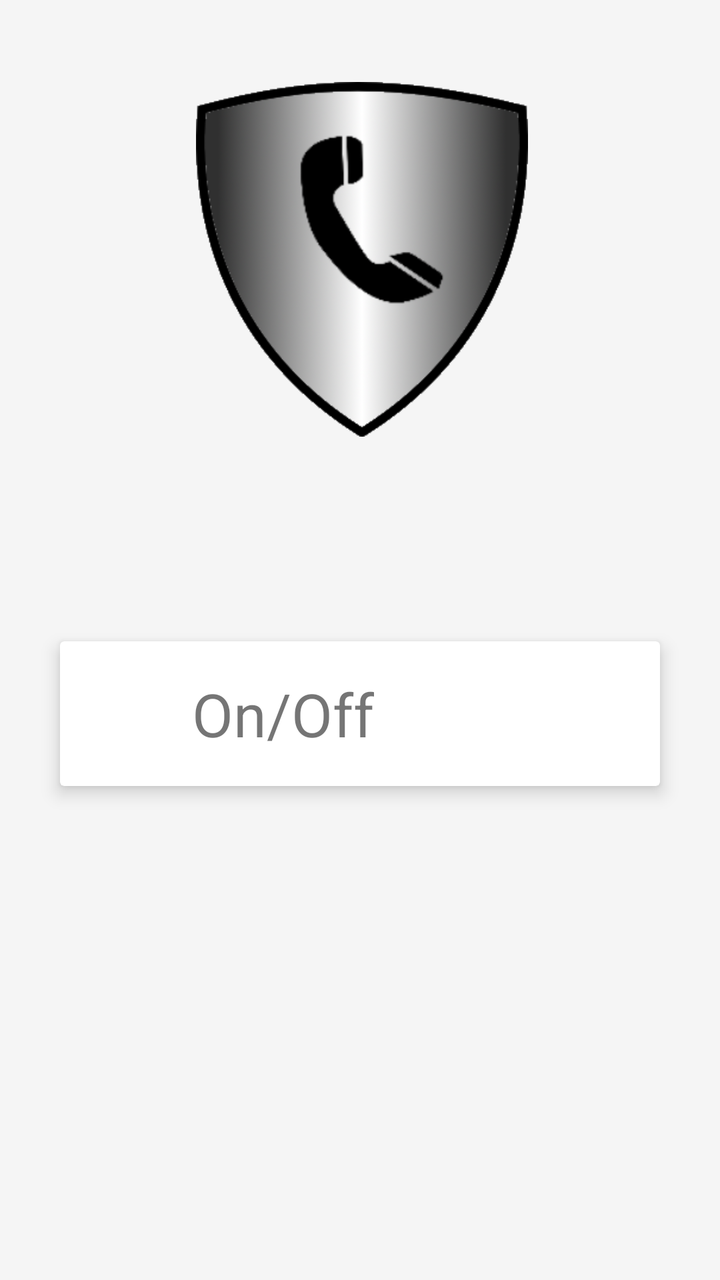
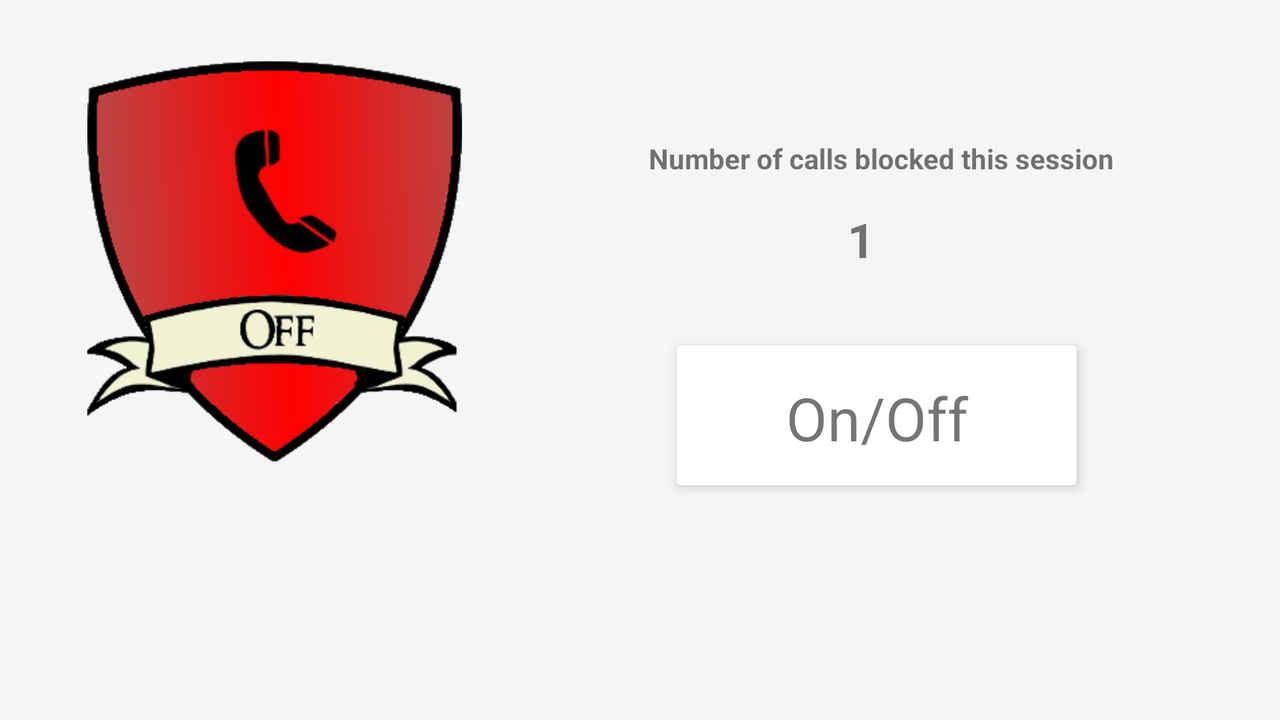

First picture: res/layout/ on a phone held upright. Second picture: the repository's own variant of that layout, on a device whose configuration matches the variant's folder. Source for both follows.
<!-- AndroidManifest.xml: application theme AppTheme -->
<!-- res/layout/fragment_home.xml -->
<FrameLayout xmlns:android="http://schemas.android.com/apk/res/android"
    xmlns:app="http://schemas.android.com/apk/res-auto"
    xmlns:tools="http://schemas.android.com/tools"
    android:id="@+id/home_frame"
    android:layout_width="match_parent"
    android:layout_height="match_parent"
    tools:context="com.aa.calldefender.Home_Fragment">

    

    <android.support.constraint.ConstraintLayout
        android:layout_width="match_parent"
        android:layout_height="match_parent">

        <android.support.v7.widget.CardView
            android:id="@+id/card_1"
            android:layout_width="300dp"
            android:layout_height="wrap_content"
            android:layout_marginBottom="8dp"
            android:layout_marginEnd="8dp"
            android:layout_marginStart="8dp"
            android:layout_marginTop="8dp"
            app:cardElevation="5dp"
            app:layout_constraintBottom_toBottomOf="parent"
            app:layout_constraintEnd_toEndOf="parent"
            app:layout_constraintStart_toStartOf="parent"
            app:layout_constraintTop_toTopOf="parent"
            app:layout_constraintVertical_bias="0.567">

            <RelativeLayout
                android:layout_width="326dp"
                android:layout_height="wrap_content"
                android:padding="16dp"
                android:visibility="visible"
                tools:layout_editor_absoluteX="50dp"
                tools:layout_editor_absoluteY="89dp">

                <TextView
                    android:id="@+id/person_name1"
                    android:layout_width="wrap_content"
                    android:layout_height="wrap_content"
                    android:layout_alignParentStart="true"
                    android:layout_centerVertical="true"
                    android:layout_marginStart="50dp"
                    android:text="On/Off"
                    android:textSize="30sp" />

                <ImageView
                    android:id="@+id/imageView"
                    android:layout_width="wrap_content"
                    android:layout_height="wrap_content"
                    android:layout_alignParentEnd="true"
                    android:layout_alignParentTop="true"
                    android:layout_marginEnd="26dp"
                    android:src="@mipmap/ic_launcher" />

            </RelativeLayout>

        </android.support.v7.widget.CardView>

        <ImageView
            android:id="@+id/imageView3"
            android:layout_width="166dp"
            android:layout_height="210dp"
            android:layout_marginBottom="8dp"
            android:layout_marginEnd="8dp"
            android:layout_marginStart="8dp"
            android:layout_marginTop="8dp"
            android:src="@drawable/block_off"
            app:layout_constraintBottom_toBottomOf="parent"
            app:layout_constraintEnd_toEndOf="parent"
            app:layout_constraintHorizontal_bias="0.505"
            app:layout_constraintStart_toStartOf="parent"
            app:layout_constraintTop_toTopOf="parent"
            app:layout_constraintVertical_bias="0.04" />

    </android.support.constraint.ConstraintLayout>

</FrameLayout>
<!-- resources referenced by this layout -->
<resources>
  <!-- drawable block_off: png bitmap (drawable, 83967 bytes) -->
  <style name="AppTheme" parent="Theme.AppCompat.Light.DarkActionBar">
          
          <item name="colorPrimary">@color/colorPrimary</item>
          <item name="colorPrimaryDark">@color/common_google_signin_btn_text_dark_focused</item>
          <item name="colorAccent">@color/colorAccent</item>
          <item name="android:colorBackground">@color/background</item>
      </style>
  <color name="colorPrimary">#3535e8</color>
  <color name="colorAccent">#4e4eff</color>
  <color name="background">#f5f5f5</color>
</resources>
<!-- res/layout-land/fragment_home.xml (the author's variant of the layout above) -->
<!-- drawn on the phone turned sideways -->
<FrameLayout xmlns:android="http://schemas.android.com/apk/res/android"
    xmlns:app="http://schemas.android.com/apk/res-auto"
    xmlns:tools="http://schemas.android.com/tools"
    android:id="@+id/home_frame"
    android:layout_width="match_parent"
    android:layout_height="match_parent"
    tools:context="com.aa.calldefender.Home_Fragment">

    

    <android.support.constraint.ConstraintLayout
        android:layout_width="match_parent"
        android:layout_height="match_parent">

        <android.support.v7.widget.CardView
            android:id="@+id/card_1"
            android:layout_width="200dp"
            android:layout_height="70dp"
            android:layout_marginBottom="8dp"
            android:layout_marginEnd="8dp"
            android:layout_marginStart="8dp"
            android:layout_marginTop="8dp"
            app:cardElevation="3dp"
            app:layout_constraintBottom_toBottomOf="parent"
            app:layout_constraintEnd_toEndOf="parent"
            app:layout_constraintHorizontal_bias="0.779"
            app:layout_constraintStart_toStartOf="parent"
            app:layout_constraintTop_toTopOf="parent"
            app:layout_constraintVertical_bias="0.601">

            <RelativeLayout
                android:layout_width="200dp"
                android:layout_height="wrap_content"
                android:padding="16dp"
                android:visibility="visible"
                tools:layout_editor_absoluteX="0dp"
                tools:layout_editor_absoluteY="0dp">

                <TextView
                    android:id="@+id/person_name1"
                    android:layout_width="match_parent"
                    android:layout_height="wrap_content"
                    android:layout_alignParentTop="true"
                    android:layout_centerHorizontal="true"
                    android:text="On/Off"
                    android:textAlignment="center"
                    android:textSize="30sp" />

            </RelativeLayout>

        </android.support.v7.widget.CardView>

        <ImageView
            android:id="@+id/imageView3"
            android:layout_width="200dp"
            android:layout_height="200dp"
            android:layout_marginBottom="8dp"
            android:layout_marginEnd="8dp"
            android:layout_marginStart="8dp"
            android:src="@drawable/off"
            app:layout_constraintBottom_toBottomOf="parent"
            app:layout_constraintEnd_toEndOf="parent"
            app:layout_constraintHorizontal_bias="0.069"
            app:layout_constraintStart_toStartOf="parent"
            app:layout_constraintTop_toTopOf="parent"
            app:layout_constraintVertical_bias="0.202" />

        <TextView
            android:id="@+id/blocked_num"
            android:layout_width="wrap_content"
            android:layout_height="15dp"
            android:layout_marginBottom="8dp"
            android:layout_marginEnd="8dp"
            android:layout_marginStart="8dp"
            android:layout_marginTop="8dp"
            android:text="Number of calls blocked this session"
            android:textStyle="bold"
            app:layout_constraintBottom_toBottomOf="parent"
            app:layout_constraintEnd_toEndOf="parent"
            app:layout_constraintHorizontal_bias="0.808"
            app:layout_constraintStart_toStartOf="parent"
            app:layout_constraintTop_toTopOf="parent"
            app:layout_constraintVertical_bias="0.187" />

        <TextView
            android:id="@+id/blocked_value"
            android:layout_width="wrap_content"
            android:layout_height="wrap_content"
            android:layout_marginBottom="8dp"
            android:layout_marginEnd="8dp"
            android:layout_marginStart="8dp"
            android:text="1"
            android:textSize="24sp"
            android:textStyle="bold"
            app:layout_constraintBottom_toBottomOf="parent"
            app:layout_constraintEnd_toEndOf="parent"
            app:layout_constraintHorizontal_bias="0.681"
            app:layout_constraintStart_toStartOf="parent"
            app:layout_constraintTop_toTopOf="parent"
            app:layout_constraintVertical_bias="0.323" />

    </android.support.constraint.ConstraintLayout>

</FrameLayout>
<!-- resources referenced by the variant -->
<!-- as the phone turned sideways resolves them -->
<resources>
  <!-- drawable off: png bitmap (drawable, 76392 bytes) -->
  <style name="AppTheme" parent="Theme.AppCompat.Light.DarkActionBar">
          
          <item name="colorPrimary">@color/colorPrimary</item>
          <item name="colorPrimaryDark">@color/common_google_signin_btn_text_dark_focused</item>
          <item name="colorAccent">@color/colorAccent</item>
          <item name="android:colorBackground">@color/background</item>
      </style>
  <color name="colorPrimary">#3535e8</color>
  <color name="colorAccent">#4e4eff</color>
  <color name="background">#f5f5f5</color>
</resources>
